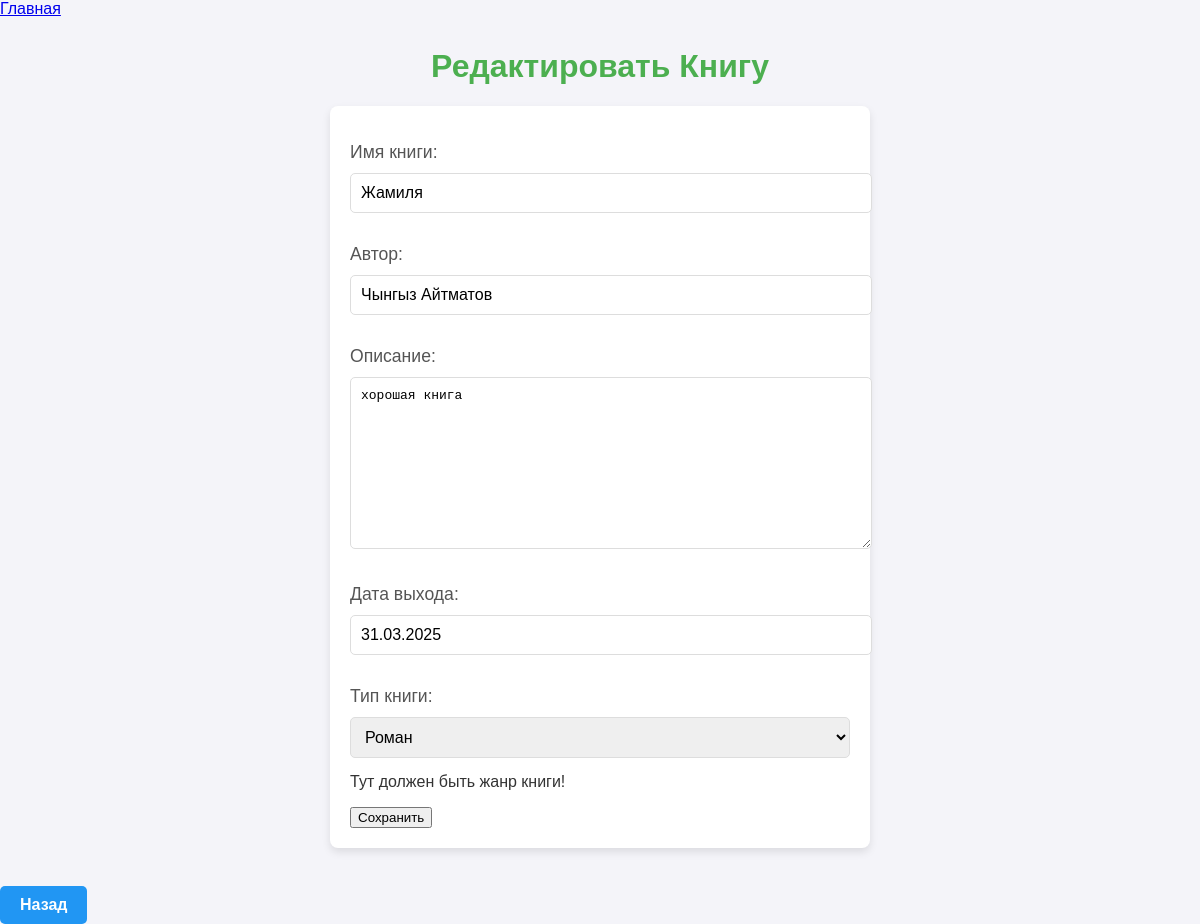
The app's page /4/update/ with its own data.
### apps/book/models.py (models this page shows, shortened)
class Book(models.Model):
    CHOICES = (
        ("Роман", "Роман"),
        ("Фантазия", "Фантазия"),
        ("Романтика", "Романтика"),
    )
    name = models.CharField(
        max_length=155,
        verbose_name='Имя книги'
    )
    author = models.CharField(max_length=155, verbose_name='Автор')
    description = RichTextField(
        verbose_name='Описание'
    )
    date = models.DateField(verbose_name='Дата выхода')
    type = models.CharField(
        choices=CHOICES,
        max_length=155,
        verbose_name='Тип книги',
        help_text='Тут должен быть жанр книги!'
    )
    created = models.DateTimeField(auto_now_add=True, verbose_name='Дата создание')
    is_active = models.BooleanField(default=False, verbose_name='Активен')
    class Meta:
        verbose_name = 'Книга'
        verbose_name_plural = 'Книги'

### apps/book/views.py (the view)
# urls.py: path("<int:pk>/update/", BookUpdateView.as_view(), name='update-book'),
class BookUpdateView(UpdateView):
    model = Book
    template_name = 'book-create.html'
    form_class = BookForm
    success_url = reverse_lazy("book-list")

### apps/book/forms.py
class BookForm(forms.ModelForm):
    class Meta:
        model = Book
        fields = ['name', 'author', 'description', 'date', 'type']

### templates/book-create.html (shortened to what this page needs)
{% extends 'base.html' %}
{% block content %}
    <h1>{% if object %} Редактировать{% else %}Добавление{% endif %} Книгу</h1>
    <form method="post" class="book-form">
        {{ form.as_p }}
        <button type="submit" class="btn-primary">Сохранить</button>
    </form>
    <br>
    <a href="{% url 'book-list' %}" class="btn-back">Назад</a>
{% endblock %}

### templates/book-create.html (style rules this page uses)
body { font-family: Arial, sans-serif; background-color: #f4f4f9; color: #333; margin: 0; padding: 0; }
h1 { color: #4CAF50; text-align: center; margin-top: 30px; }
.book-form { max-width: 500px; margin: 0 auto; padding: 20px; background-color: white; border-radius: 8px; box-shadow: 0 4px 8px rgba(0, 0, 0, 0.1); }
.book-form label { display: block; margin-bottom: 10px; font-size: 1.1em; color: #555; }
.book-form input, .book-form select, .book-form textarea { width: 100%; padding: 10px; margin-bottom: 15px; border: 1px solid #ddd; border-radius: 5px; font-size: 1em; }
.btn-back { display: inline-block; padding: 10px 20px; margin-top: 20px; text-decoration: none; background-color: #2196F3; color: white; font-weight: bold; text-align: center; border-radius: 5px; transition: background-color 0.3s ease; }

### records on screen
Book: name "Жамиля", author "Чынгыз Айтматов", description "хорошая книга", date "31.03.2025", type "Роман"
